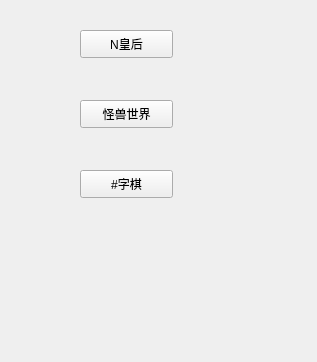
<?xml version="1.0" encoding="UTF-8"?>
<ui version="4.0">
 <class>MainWindow</class>
 <widget class="QMainWindow" name="MainWindow">
  <property name="geometry">
   <rect>
    <x>0</x>
    <y>0</y>
    <width>317</width>
    <height>362</height>
   </rect>
  </property>
  <property name="windowTitle">
   <string>MainWindow</string>
  </property>
  <widget class="QWidget" name="centralWidget">
   <widget class="QPushButton" name="btn1">
    <property name="geometry">
     <rect>
      <x>80</x>
      <y>30</y>
      <width>93</width>
      <height>28</height>
     </rect>
    </property>
    <property name="text">
     <string>N皇后</string>
    </property>
   </widget>
   <widget class="QPushButton" name="btn2">
    <property name="geometry">
     <rect>
      <x>80</x>
      <y>100</y>
      <width>93</width>
      <height>28</height>
     </rect>
    </property>
    <property name="text">
     <string>怪兽世界</string>
    </property>
   </widget>
   <widget class="QPushButton" name="btn3">
    <property name="geometry">
     <rect>
      <x>80</x>
      <y>170</y>
      <width>93</width>
      <height>28</height>
     </rect>
    </property>
    <property name="text">
     <string>#字棋</string>
    </property>
   </widget>
  </widget>
  <widget class="QMenuBar" name="menuBar">
   <property name="geometry">
    <rect>
     <x>0</x>
     <y>0</y>
     <width>317</width>
     <height>26</height>
    </rect>
   </property>
  </widget>
 </widget>
 <layoutdefault spacing="6" margin="11"/>
 <resources/>
 <connections/>
</ui>
